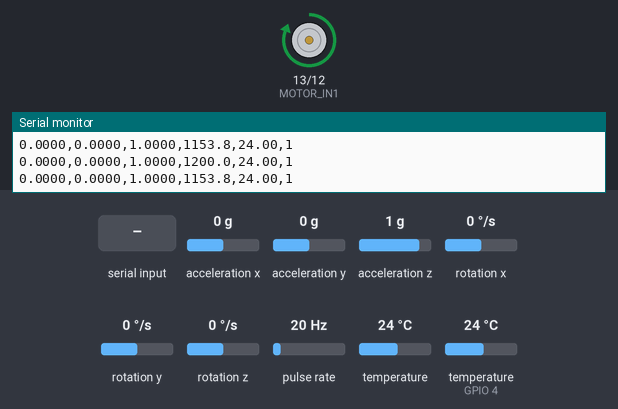
This sketch was run on a simulated ESP32. Shown: motor-driver pin pairs drawn as motors (green arrow = first pin HIGH = forward, orange = second pin HIGH = backward, longer = more drive), the last lines printed to the serial monitor. Wiring (inferred from the names in the program): pulse sensor: data GPIO 18. Inputs (shaded band) come from the test bench; at power-on: acceleration x 0 g, acceleration y 0 g, acceleration z 1 g, rotation x 0 °/s, rotation y 0 °/s, rotation z 0 °/s, pulse rate 20 Hz, temperature 24 °C, temperature (sensor on GPIO 4) 24 °C.

Above: at 2.3 s.
2.4 s: "STOP\n" received over Serial
At 3.4 s:
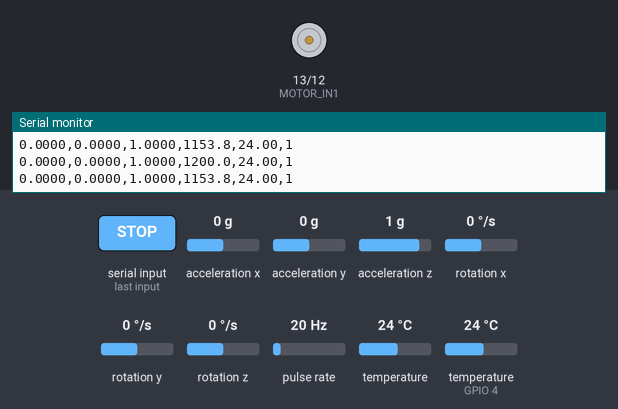
3.9 s: "START\n" received over Serial
At 4.4 s:
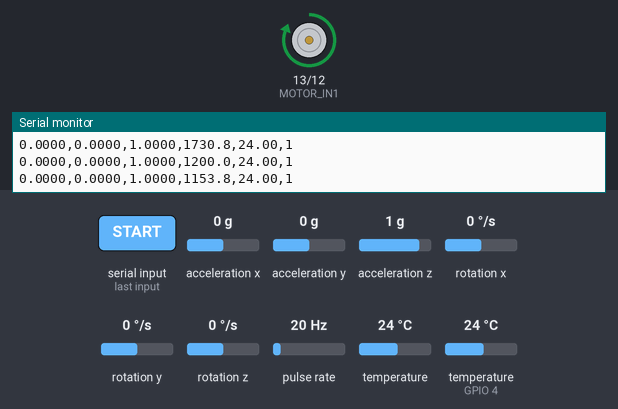
Timing chart, 0 to 6.9 s (numbered marks = the images above; inputs shaded):
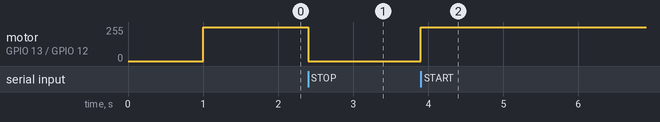

Measured:
- after the input at 2.4 s, motor on GPIO 13 (MOTOR_IN1) / GPIO 12 (MOTOR_IN2): forward 255/255 → stopped at once
- after the input at 3.9 s, motor on GPIO 13 (MOTOR_IN1) / GPIO 12 (MOTOR_IN2): stopped → forward 255/255 at once

The sketch:

esp32_firmware.ino
```cpp
#include <Wire.h>
#include <OneWire.h>
#include <DallasTemperature.h>
#include <Adafruit_MPU6050.h>
#include <Adafruit_Sensor.h>

// ============================================================
// PIN DEFINITIONS
// ============================================================

// MPU6050 I2C
#define SDA_PIN        25
#define SCL_PIN        26

// DS18B20
#define ONE_WIRE_BUS   4

// IR RPM sensor
#define IR_SENSOR_PIN  18

// Motor driver
#define MOTOR_IN1      13
#define MOTOR_IN2      12

// ============================================================
// SENSOR OBJECTS
// ============================================================

Adafruit_MPU6050 mpu;

OneWire oneWire(ONE_WIRE_BUS);
DallasTemperature tempSensor(&oneWire);

// ============================================================
// SYSTEM STATE
// ============================================================

bool mpuOK = false;
uint8_t mpuAddress = 0;
bool useRawI2C = false;

bool tempOK = false;
bool motorState = true;

// ============================================================
// RPM VARIABLES
// ============================================================

volatile unsigned long pulseCount = 0;
volatile unsigned long lastPulseMicros = 0;

unsigned long lastTime = 0;

// ============================================================
// IR INTERRUPT
// ============================================================

void IRAM_ATTR countPulse()
{
    unsigned long nowMicros = micros();

    // 1.5 ms debounce
    if (nowMicros - lastPulseMicros > 1500)
    {
        pulseCount++;
        lastPulseMicros = nowMicros;
    }
}

// ============================================================
// I2C CHECK
// ============================================================

bool checkI2C(uint8_t address)
{
    Wire.beginTransmission(address);

    return Wire.endTransmission() == 0;
}

// ============================================================
// MOTOR CONTROL
// ============================================================

void startMotor()
{
    pinMode(MOTOR_IN1, OUTPUT);
    pinMode(MOTOR_IN2, OUTPUT);

    digitalWrite(MOTOR_IN1, HIGH);
    digitalWrite(MOTOR_IN2, LOW);

    motorState = true;
}

void stopMotor()
{
    pinMode(MOTOR_IN1, OUTPUT);
    pinMode(MOTOR_IN2, OUTPUT);

    digitalWrite(MOTOR_IN1, LOW);
    digitalWrite(MOTOR_IN2, LOW);

    motorState = false;
}

// ============================================================
// RAW MPU6050 WAKEUP
// ============================================================

bool wakeUpRawMPU(uint8_t addr)
{
    // --------------------------------------------------------
    // Wake MPU6050
    // Register: PWR_MGMT_1 = 0x6B
    // Value:    0x00
    // --------------------------------------------------------

    Wire.beginTransmission(addr);

    Wire.write(0x6B);
    Wire.write(0x00);

    if (Wire.endTransmission() != 0)
    {
        return false;
    }

    // --------------------------------------------------------
    // Accelerometer range = ±8G
    // Register: ACCEL_CONFIG = 0x1C
    // Value:    0x10
    // --------------------------------------------------------

    Wire.beginTransmission(addr);

    Wire.write(0x1C);
    Wire.write(0x10);

    if (Wire.endTransmission() != 0)
    {
        return false;
    }

    return true;
}

// ============================================================
// MPU6050 INITIALIZATION
// ============================================================

void initializeMPU()
{
    mpuOK = false;
    useRawI2C = false;

    Serial.println();
    Serial.println("[MPU] Scanning I2C bus...");
    Serial.println("[MPU] SDA = GPIO 25");
    Serial.println("[MPU] SCL = GPIO 26");

    uint8_t targetAddr = 0;

    // --------------------------------------------------------
    // Try 0x68
    // --------------------------------------------------------

    if (checkI2C(0x68))
    {
        targetAddr = 0x68;
    }

    // --------------------------------------------------------
    // Try 0x69
    // --------------------------------------------------------

    else if (checkI2C(0x69))
    {
        targetAddr = 0x69;
    }

    // --------------------------------------------------------
    // Nothing found
    // --------------------------------------------------------

    if (targetAddr == 0)
    {
        Serial.println(
            "[MPU ERROR] No I2C device found!"
        );

        Serial.println(
            "Check MPU6050:"
        );

        Serial.println(
            "VCC -> 3.3V"
        );

        Serial.println(
            "GND -> GND"
        );

        Serial.println(
            "SDA -> GPIO 25"
        );

        Serial.println(
            "SCL -> GPIO 26"
        );

        return;
    }

    // --------------------------------------------------------
    // Device found
    // --------------------------------------------------------

    mpuAddress = targetAddr;

    Serial.print(
        "[MPU] I2C device found at 0x"
    );

    Serial.println(
        targetAddr,
        HEX
    );

    // --------------------------------------------------------
    // Try Adafruit library
    // --------------------------------------------------------

    if (mpu.begin(targetAddr, &Wire))
    {
        mpuOK = true;
        useRawI2C = false;

        mpu.setAccelerometerRange(
            MPU6050_RANGE_8_G
        );

        mpu.setGyroRange(
            MPU6050_RANGE_500_DEG
        );

        mpu.setFilterBandwidth(
            MPU6050_BAND_94_HZ
        );

        Serial.println(
            "[MPU] Connected using Adafruit library"
        );

        return;
    }

    // --------------------------------------------------------
    // Raw I2C fallback
    // --------------------------------------------------------

    Serial.println(
        "[MPU] Adafruit initialization failed"
    );

    Serial.println(
        "[MPU] Trying RAW I2C..."
    );

    if (wakeUpRawMPU(targetAddr))
    {
        mpuOK = true;
        useRawI2C = true;

        Serial.println(
            "[MPU] Connected using RAW I2C"
        );
    }
    else
    {
        Serial.println(
            "[MPU ERROR] RAW I2C failed"
        );
    }
}

// ============================================================
// RAW MPU6050 ACCELEROMETER READ
// ============================================================

bool readRawMPUAccel(
    float &ax,
    float &ay,
    float &az
)
{
    // --------------------------------------------------------
    // Start reading from ACCEL_XOUT_H
    // --------------------------------------------------------

    Wire.beginTransmission(mpuAddress);

    Wire.write(0x3B);

    if (Wire.endTransmission(false) != 0)
    {
        return false;
    }

    // --------------------------------------------------------
    // Read 6 bytes
    // --------------------------------------------------------

    if (Wire.requestFrom(
            (int)mpuAddress,
            6
        ) != 6)
    {
        return false;
    }

    int16_t rawAX =
        (Wire.read() << 8) |
        Wire.read();

    int16_t rawAY =
        (Wire.read() << 8) |
        Wire.read();

    int16_t rawAZ =
        (Wire.read() << 8) |
        Wire.read();

    // --------------------------------------------------------
    // ±8G = 4096 LSB/G
    // --------------------------------------------------------

    ax = rawAX / 4096.0;

    ay = rawAY / 4096.0;

    az = rawAZ / 4096.0;

    return true;
}

// ============================================================
// TEMPERATURE INITIALIZATION
// ============================================================

bool initializeTemperature()
{
    tempSensor.begin();

    int devices =
        tempSensor.getDeviceCount();

    if (devices == 0)
    {
        tempOK = false;

        Serial.println(
            "[TEMP] DS18B20 NOT FOUND"
        );

        return false;
    }

    tempSensor.setResolution(12);

    tempSensor.setWaitForConversion(false);

    tempSensor.requestTemperatures();

    tempOK = true;

    Serial.println(
        "[TEMP] DS18B20 OK"
    );

    return true;
}

// ============================================================
// IR INITIALIZATION
// ============================================================

void initializeIR()
{
    pinMode(
        IR_SENSOR_PIN,
        INPUT_PULLUP
    );

    pulseCount = 0;

    lastPulseMicros = 0;

    attachInterrupt(
        digitalPinToInterrupt(
            IR_SENSOR_PIN
        ),
        countPulse,
        FALLING
    );

    Serial.println(
        "[IR] Sensor READY on GPIO 18"
    );
}

// ============================================================
// SERIAL COMMANDS
// ============================================================

void processSerialCommands()
{
    if (Serial.available())
    {
        String cmd =
            Serial.readStringUntil('\n');

        cmd.trim();

        cmd.toUpperCase();

        // ----------------------------------------------------
        // START
        // ----------------------------------------------------

        if (cmd == "START")
        {
            startMotor();

            Serial.println(
                "OK: MOTOR STARTED"
            );
        }

        // ----------------------------------------------------
        // STOP
        // ----------------------------------------------------

        else if (cmd == "STOP")
        {
            stopMotor();

            Serial.println(
                "OK: MOTOR STOPPED"
            );
        }

        // ----------------------------------------------------
        // TEST
        // ----------------------------------------------------

        else if (cmd == "TEST")
        {
            initializeMPU();

            Serial.print(
                "DIAGNOSTIC: MPU="
            );

            if (mpuOK)
            {
                if (useRawI2C)
                    Serial.print(
                        "OK (RAW I2C)"
                    );
                else
                    Serial.print(
                        "OK (ADAFRUIT)"
                    );
            }
            else
            {
                Serial.print(
                    "FAIL"
                );
            }

            Serial.print(
                ", TEMP="
            );

            Serial.print(
                tempOK ? "OK" : "FAIL"
            );

            Serial.print(
                ", MOTOR="
            );

            Serial.println(
                motorState ? "ON" : "OFF"
            );
        }
    }
}

// ============================================================
// SETUP
// ============================================================

void setup()
{
    Serial.begin(115200);

    delay(1000);

    Serial.println();
    Serial.println(
        "=========================================="
    );

    Serial.println(
        " ESP32 MOTOR + MPU6050 SENSOR SYSTEM"
    );

    Serial.println(
        "=========================================="
    );

    // --------------------------------------------------------
    // MOTOR
    // --------------------------------------------------------

    startMotor();

    Serial.println(
        "[MOTOR] ON"
    );

    // --------------------------------------------------------
    // I2C
    // --------------------------------------------------------

    Wire.begin(
        SDA_PIN,
        SCL_PIN
    );

    Wire.setClock(100000);

    Wire.setTimeOut(50);

    delay(100);

    // --------------------------------------------------------
    // MPU
    // --------------------------------------------------------

    initializeMPU();

    // --------------------------------------------------------
    // TEMPERATURE
    // --------------------------------------------------------

    initializeTemperature();

    // --------------------------------------------------------
    // IR
    // --------------------------------------------------------

    initializeIR();

    // --------------------------------------------------------
    // TIMER
    // --------------------------------------------------------

    lastTime = millis();

    Serial.println();
    Serial.println(
        "=========================================="
    );

    Serial.println(
        "CONTINUOUS SENSOR STREAM STARTED"
    );

    Serial.println(
        "=========================================="
    );
}

// ============================================================
// LOOP
// ============================================================

void loop()
{
    // --------------------------------------------------------
    // Serial commands
    // --------------------------------------------------------

    processSerialCommands();

    // --------------------------------------------------------
    // Keep motor ON
    // --------------------------------------------------------

    if (motorState)
    {
        digitalWrite(
            MOTOR_IN1,
            HIGH
        );

        digitalWrite(
            MOTOR_IN2,
            LOW
        );
    }
    else
    {
        digitalWrite(
            MOTOR_IN1,
            LOW
        );

        digitalWrite(
            MOTOR_IN2,
            LOW
        );
    }

    // --------------------------------------------------------
    // Timing
    // --------------------------------------------------------

    unsigned long now =
        millis();

    // 100 ms = 10 readings/sec
    if (now - lastTime >= 100)
    {
        float elapsedTime =
            (now - lastTime) / 1000.0;

        lastTime = now;

        // ====================================================
        // RPM
        // ====================================================

        noInterrupts();

        unsigned long pulses =
            pulseCount;

        pulseCount = 0;

        interrupts();

        // 1 pulse = 1 revolution

        float rpm =
            (pulses * 60.0) /
            elapsedTime;

        // ====================================================
        // MPU
        // ====================================================

        float ax = 0.0;
        float ay = 0.0;
        float az = 1.0;

        bool accelReadOK = false;

        if (mpuOK)
        {
            if (useRawI2C)
            {
                accelReadOK =
                    readRawMPUAccel(
                        ax,
                        ay,
                        az
                    );
            }
            else
            {
                sensors_event_t a;
                sensors_event_t g;
                sensors_event_t t;

                mpu.getEvent(
                    &a,
                    &g,
                    &t
                );

                ax =
                    a.acceleration.x /
                    9.80665;

                ay =
                    a.acceleration.y /
                    9.80665;

                az =
                    a.acceleration.z /
                    9.80665;

                accelReadOK = true;
            }
        }

        // ====================================================
        // TEMPERATURE
        // ====================================================

        float tempC =
            tempSensor.getTempCByIndex(0);

        bool tempValid =
            (
                tempC != DEVICE_DISCONNECTED_C &&
                tempC > -55.0 &&
                tempC < 125.0
            );

        tempSensor.requestTemperatures();

        // ====================================================
        // CSV OUTPUT
        // ====================================================
        //
        // accel_x,accel_y,accel_z,rpm,temp,mpu_ok
        //
        // ====================================================

        Serial.print(
            ax,
            4
        );

        Serial.print(",");

        Serial.print(
            ay,
            4
        );

        Serial.print(",");

        Serial.print(
            az,
            4
        );

        Serial.print(",");

        Serial.print(
            rpm,
            1
        );

        Serial.print(",");

        if (tempValid)
        {
            Serial.print(
                tempC,
                2
            );
        }
        else
        {
            Serial.print(
                "ERROR"
            );
        }

        Serial.print(",");

        if (mpuOK && accelReadOK)
        {
            Serial.println("1");
        }
        else
        {
            Serial.println("0");
        }
    }

    delay(5);
}
```
